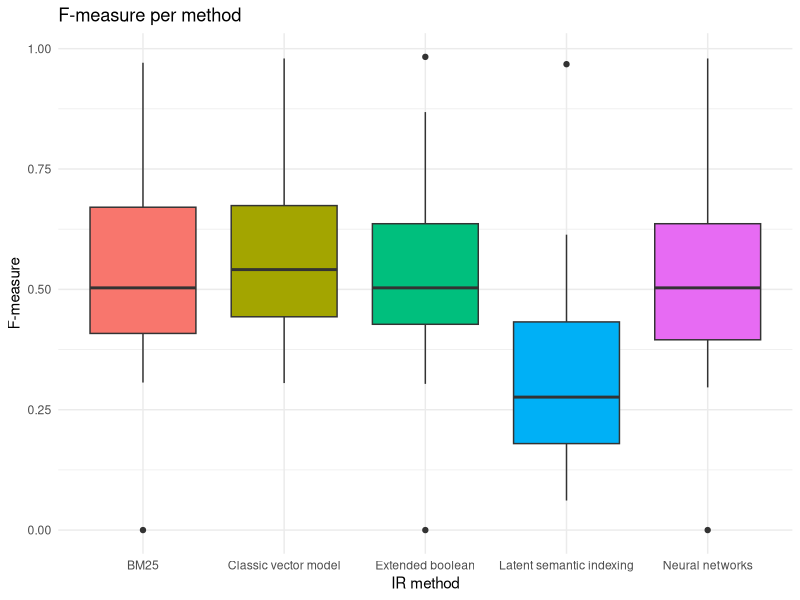
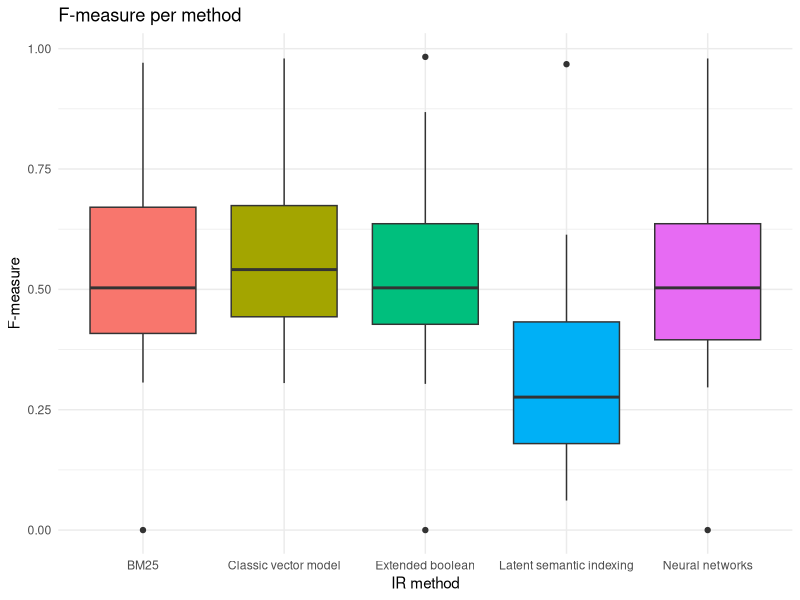

Generate these figures, in order, with R:
#loading library
require("ggplot2")

# selecting the current directory
setwd("/Users/tassiovale/Dropbox/PhD Thesis/spltrac/experiment/results/")

# read csv file
data <- read.csv("2017-07-15_10h37m_output.csv")

ggplot(data=data, aes(x=method, y=fmeasure, fill=method)) +
    geom_boxplot() +
    theme_minimal() +
    ggtitle("F-measure per method") +
    labs(x="IR method", y="F-measure") +
    scale_fill_discrete(guide=FALSE)

ggsave("2017-07-15_10h37m_fmeasure_chart.eps")